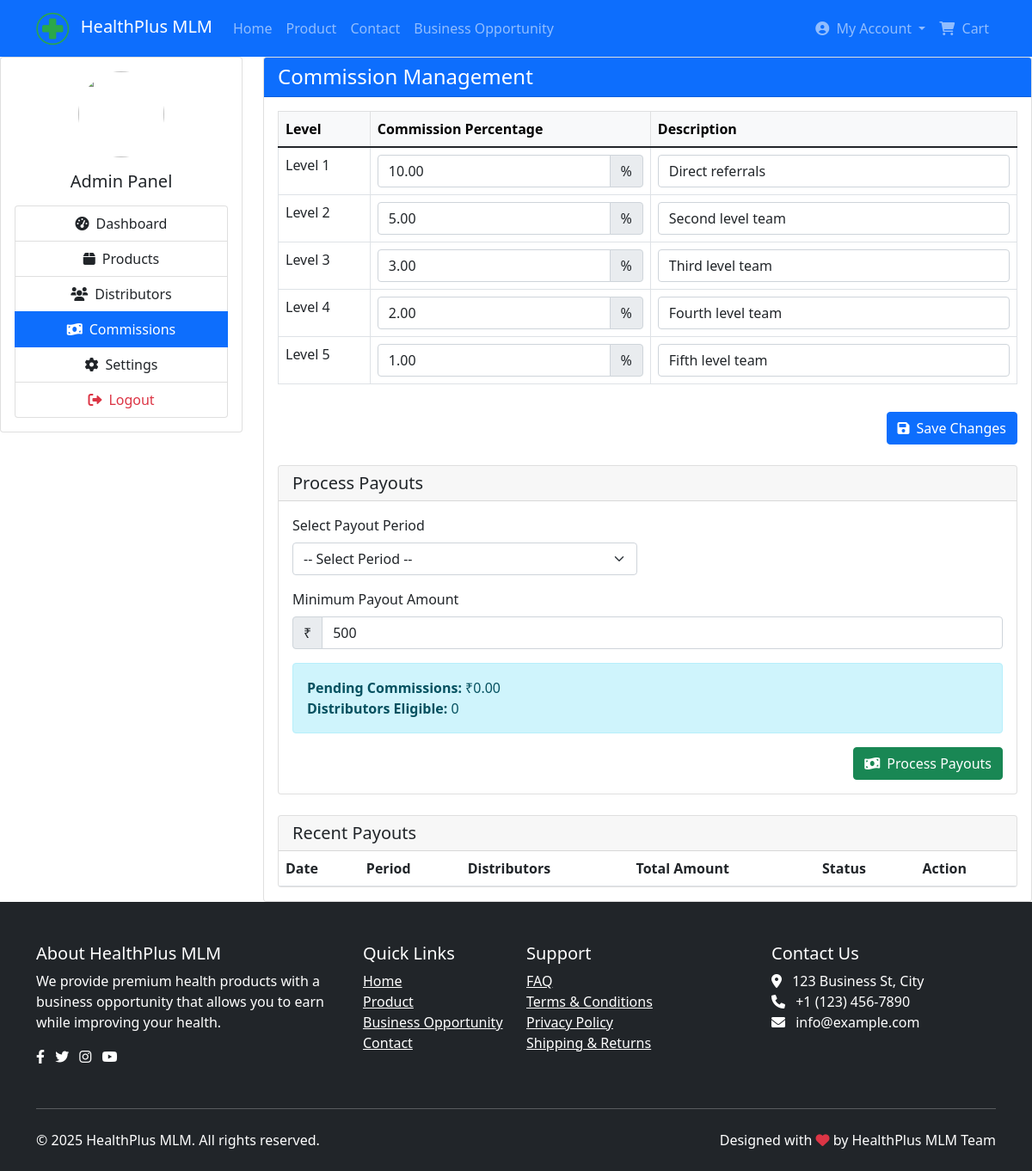
Page /admin/commissions.php (signed in) on the committed database.
### tables this page shows
CREATE TABLE `commission_levels` (
  `id` int(11) NOT NULL,
  `level` int(11) NOT NULL,
  `percentage` decimal(5,2) NOT NULL,
  `description` varchar(255) DEFAULT NULL,
  `created_at` timestamp NOT NULL DEFAULT current_timestamp(),
  `updated_at` timestamp NOT NULL DEFAULT current_timestamp() ON UPDATE current_timestamp()
);

### includes/functions.php (called while the page is built, shortened)
<?php
function getCommissionLevels()
{
    global $pdo;
    $stmt = $pdo->query("SELECT * FROM commission_levels ORDER BY level");
    return $stmt->fetchAll();
}
function getTotalPendingCommissions()
{
    global $pdo;
    $stmt = $pdo->query("SELECT SUM(amount) FROM commissions WHERE status = 'pending'");
    return $stmt->fetchColumn() ?? 0;
}
function getEligibleDistributorsCount()
{
    global $pdo;
    $stmt = $pdo->query("SELECT COUNT(DISTINCT user_id) FROM commissions WHERE status = 'pending'");
    return $stmt->fetchColumn() ?? 0;
}

### admin/commissions.php (the view, shortened to what this page needs)
<?php
$levels = getCommissionLevels();
?>
<?php include '../includes/header.php'; ?>
<div class="admin-container">
    <div class="row">
        <?php include 'sidebar.php'; ?>
        <div class="col-md-9">
            <div class="card">
                <div class="card-header bg-primary text-white">
                    <h4 class="mb-0">Commission Management</h4>
                </div>
                <div class="card-body">
                    <form method="POST">
                        <div class="table-responsive">
                            <table class="table table-bordered">
                                <thead class="table-light">
                                    <tr>
                                        <th>Level</th>
                                        <th>Commission Percentage</th>
                                        <th>Description</th>
                                    </tr>
                                </thead>
                                <tbody>
                                    <?php foreach($levels as $level): ?>
                                    <tr>
                                        <td>
                                            Level <?= $level['level'] ?>
                                        </td>
                                        <td>
                                            <div class="input-group">
                                                <input type="number" class="form-control" name="levels[<?= $level['id'] ?>][percentage]"
                                                    value="<?= $level['percentage'] ?>" step="0.01" min="0" max="100" required>
                                                <span class="input-group-text">%</span>
                                            </div>
                                        </td>
                                        <td>
                                            <input type="text" class="form-control" name="levels[<?= $level['id'] ?>][description]"
                                                value="<?= htmlspecialchars($level['description']) ?>">
                                        </td>
                                    </tr>
                                    <?php endforeach; ?>
                                </tbody>
                            </table>
                        </div>
                        <div class="text-end mt-3">
                            <button type="submit" name="update_commissions" class="btn btn-primary">
                                <i class="fas fa-save me-2"></i>Save Changes
                            </button>
                        </div>
                    </form>
                    <div class="card mt-4">
                        <div class="card-header">
                            <h5 class="mb-0">Process Payouts</h5>
                        </div>
                        <div class="card-body">
                            <form method="POST" action="process-payouts.php">
                                <div class="row">
                                    <div class="col-md-6">
                                        <div class="mb-3">
                                            <label class="form-label">Select Payout Period</label>
                                            <select class="form-select" name="payout_period" required>
                                                <option value="">-- Select Period --</option>
                                            </select>
                                        </div>
                                    </div>
                                </div>
                                <div class="mb-3">
                                    <label class="form-label">Minimum Payout Amount</label>
                                    <div class="input-group">
                                        <span class="input-group-text">₹</span>
                                        <input type="number" class="form-control" name="min_amount" value="500" min="0" step="0.01" required>
                                    </div>
                                </div>
                                <div class="alert alert-info">
                                    <strong>Pending Commissions:</strong> ₹<?= number_format(getTotalPendingCommissions(), 2) ?>
                                    <br>
                                    <strong>Distributors Eligible:</strong> <?= getEligibleDistributorsCount() ?>
                                </div>
                                <div class="text-end">
                                    <button type="submit" class="btn btn-success">
                                        <i class="fas fa-money-bill-wave me-2"></i>Process Payouts
                                    </button>
                                </div>
                            </form>
                        </div>
                    </div>
                    <div class="card mt-4">
                        <div class="card-header">
                            <h5 class="mb-0">Recent Payouts</h5>
                        </div>
                        <div class="card-body p-0">
                            <div class="table-responsive">
                                <table class="table table-striped mb-0">
                                    <thead>
                                        <tr>
                                            <th>Date</th>
                                            <th>Period</th>
                                            <th>Distributors</th>
                                            <th>Total Amount</th>
                                            <th>Status</th>
                                            <th>Action</th>
                                        </tr>
                                    </thead>
                                </table>
                            </div>
                        </div>
                    </div>
                </div>
            </div>
        </div>
    </div>
</div>
<?php include '../includes/footer.php'; ?>

### rows in the picture
commission_levels: level "1", percentage "10.00", description "Direct referrals"
commission_levels: level "2", percentage "5.00", description "Second level team"
commission_levels: level "3", percentage "3.00", description "Third level team"
commission_levels: level "4", percentage "2.00", description "Fourth level team"
commission_levels: level "5", percentage "1.00", description "Fifth level team"

### other values in the picture
SITE_NAME "HealthPlus MLM"
$_SESSION['user_name'] "My Account"
getTotalPendingCommissions() "0.00"
getEligibleDistributorsCount() "0"
